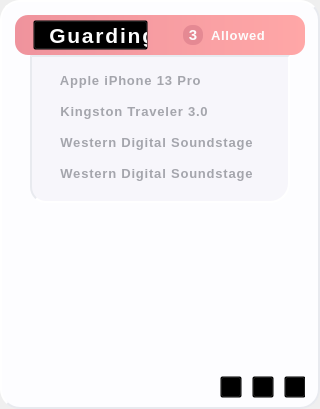
<?xml version="1.0" encoding="UTF-8"?>
<ui version="4.0">
 <author>Lennart Haack</author>
 <class>MainWindow</class>
 <widget class="QMainWindow" name="MainWindow">
  <property name="geometry">
   <rect>
    <x>0</x>
    <y>0</y>
    <width>320</width>
    <height>409</height>
   </rect>
  </property>
  <property name="minimumSize">
   <size>
    <width>320</width>
    <height>0</height>
   </size>
  </property>
  <property name="maximumSize">
   <size>
    <width>320</width>
    <height>800</height>
   </size>
  </property>
  <property name="windowTitle">
   <string>MainWindow</string>
  </property>
  <property name="styleSheet">
   <string notr="true">/* ########## Hide all frame borders ########## */
QFrame{
        border: 0px;
        border-style: none;
}

#centralwidget{
		background-color: rgb(253, 253, 255);
         border-radius: 20px;
		border-width: 1.5px;
		border-color: rgb(232, 234, 239);
		border-style: outset;
}

/*
#usb_button{
         background: qlineargradient(spread:pad, x1:0, y1:0, x2:1, y2:0, stop:0 rgb(239, 147, 157), stop:1 rgb(255, 167, 167));
         border-radius: 13px;
}

#usb_button:hover{
    background: qlineargradient(spread:pad, x1:0, y1:0, x2:1, y2:0, stop:0 rgb(255, 167, 177), stop:1 rgb(255, 187, 187));
}
*/


#usb_left QPushButton{
		background-color: transparent;
		color: rgb(252, 252, 252);
		text-align:left;
		letter-spacing: 1.8px;
		font-weight: 700;
}


#usb_allowed{
		background-color: transparent;
		color: rgb(252, 252, 252);
		text-align:left;
		letter-spacing: 0.7px;
		font-weight: 600;
         border: none;
}

#usb_allowed:pressed{
		color: rgb(232, 232, 232);
}


/*
#usb_count{
    background-color: rgb(239, 147, 157);
    color: rgb(252, 252, 252);
    font-weight: 600;
    text-align:center;
    border-radius: 9.4px;
}
*/


#usb_dropdown{
		background-color: rgb(247, 246, 251);
		border-bottom-left-radius: 16px;
		border-bottom-right-radius: 20px;
		border-color: rgb(232, 234, 239);
		border-width: 1.5px;
		border-style: inset;
}

#usb_dropdown QPushButton{
		background-color: transparent;
		color: rgb(164, 165, 172);
		letter-spacing: 0.8px;
		font-weight: 700;
         border: none;
         text-align: left;
         max-width: 212px; 
         white-space: nowrap;
}

#usb_dropdown QPushButton:hover{
		color: rgb(118, 118, 118);
}

#usb_dropdown QPushButton:checked{
		color: rgb(68, 68, 68);
}

#usb_dropdown QPushButton:checked:hover{
		color: rgb(0, 0, 0);
}


#ctrl_frame QPushButton{
		background-color: transparent;
}
</string>
  </property>
  <widget class="QWidget" name="centralwidget">
   <layout class="QVBoxLayout" name="verticalLayout_2">
    <item>
     <widget class="QWidget" name="widget" native="true">
      <property name="sizePolicy">
       <sizepolicy hsizetype="Preferred" vsizetype="Preferred">
        <horstretch>0</horstretch>
        <verstretch>0</verstretch>
       </sizepolicy>
      </property>
      <layout class="QVBoxLayout" name="verticalLayout_3">
       <property name="leftMargin">
        <number>6</number>
       </property>
       <property name="topMargin">
        <number>6</number>
       </property>
       <property name="rightMargin">
        <number>6</number>
       </property>
       <property name="bottomMargin">
        <number>2</number>
       </property>
       <item>
        <widget class="QFrame" name="usb">
         <property name="minimumSize">
          <size>
           <width>0</width>
           <height>0</height>
          </size>
         </property>
         <property name="font">
          <font>
           <italic>false</italic>
           <bold>true</bold>
          </font>
         </property>
         <property name="frameShape">
          <enum>QFrame::StyledPanel</enum>
         </property>
         <property name="frameShadow">
          <enum>QFrame::Raised</enum>
         </property>
         <layout class="QGridLayout" name="gridLayout">
          <property name="leftMargin">
           <number>0</number>
          </property>
          <property name="topMargin">
           <number>0</number>
          </property>
          <property name="rightMargin">
           <number>0</number>
          </property>
          <property name="bottomMargin">
           <number>0</number>
          </property>
          <property name="verticalSpacing">
           <number>0</number>
          </property>
          <item row="0" column="0">
           <widget class="QWidget" name="usb_button" native="true">
            <property name="minimumSize">
             <size>
              <width>283</width>
              <height>40</height>
             </size>
            </property>
            <property name="maximumSize">
             <size>
              <width>16777215</width>
              <height>40</height>
             </size>
            </property>
            <property name="styleSheet">
             <string notr="true">#usb_button{
         background: qlineargradient(spread:pad, x1:0, y1:0, x2:1, y2:0, stop:0 rgb(239, 147, 157), stop:1 rgb(255, 167, 167));
         border-radius: 13px;
}

#usb_button:hover{
    background: qlineargradient(spread:pad, x1:0, y1:0, x2:1, y2:0, stop:0 rgb(255, 167, 177), stop:1 rgb(255, 187, 187));
}</string>
            </property>
            <layout class="QHBoxLayout" name="horizontalLayout_3">
             <property name="spacing">
              <number>0</number>
             </property>
             <property name="leftMargin">
              <number>0</number>
             </property>
             <property name="topMargin">
              <number>0</number>
             </property>
             <property name="rightMargin">
              <number>0</number>
             </property>
             <property name="bottomMargin">
              <number>0</number>
             </property>
             <item>
              <widget class="QFrame" name="usb_left">
               <property name="minimumSize">
                <size>
                 <width>121</width>
                 <height>0</height>
                </size>
               </property>
               <property name="frameShape">
                <enum>QFrame::StyledPanel</enum>
               </property>
               <property name="frameShadow">
                <enum>QFrame::Raised</enum>
               </property>
               <layout class="QHBoxLayout" name="horizontalLayout">
                <property name="leftMargin">
                 <number>18</number>
                </property>
                <property name="topMargin">
                 <number>0</number>
                </property>
                <property name="rightMargin">
                 <number>0</number>
                </property>
                <property name="bottomMargin">
                 <number>0</number>
                </property>
                <item alignment="Qt::AlignLeft">
                 <widget class="QPushButton" name="usb_state">
                  <property name="maximumSize">
                   <size>
                    <width>115</width>
                    <height>30</height>
                   </size>
                  </property>
                  <property name="font">
                   <font>
                    <pointsize>16</pointsize>
                    <bold>true</bold>
                   </font>
                  </property>
                  <property name="cursor">
                   <cursorShape>PointingHandCursor</cursorShape>
                  </property>
                  <property name="text">
                   <string>  Guarding</string>
                  </property>
                  <property name="icon">
                   <iconset resource="../assets/resources.qrc">
                    <normaloff>:/icns/cable.connector.white.svg</normaloff>:/icns/cable.connector.white.svg</iconset>
                  </property>
                  <property name="iconSize">
                   <size>
                    <width>24</width>
                    <height>24</height>
                   </size>
                  </property>
                  <property name="checkable">
                   <bool>true</bool>
                  </property>
                  <property name="checked">
                   <bool>true</bool>
                  </property>
                 </widget>
                </item>
               </layout>
              </widget>
             </item>
             <item>
              <widget class="QFrame" name="usb_right">
               <property name="sizePolicy">
                <sizepolicy hsizetype="Preferred" vsizetype="Preferred">
                 <horstretch>0</horstretch>
                 <verstretch>0</verstretch>
                </sizepolicy>
               </property>
               <property name="layoutDirection">
                <enum>Qt::LeftToRight</enum>
               </property>
               <property name="frameShape">
                <enum>QFrame::StyledPanel</enum>
               </property>
               <property name="frameShadow">
                <enum>QFrame::Raised</enum>
               </property>
               <layout class="QHBoxLayout" name="horizontalLayout_2">
                <property name="spacing">
                 <number>0</number>
                </property>
                <property name="leftMargin">
                 <number>15</number>
                </property>
                <property name="topMargin">
                 <number>0</number>
                </property>
                <property name="rightMargin">
                 <number>20</number>
                </property>
                <property name="bottomMargin">
                 <number>0</number>
                </property>
                <item>
                 <widget class="QPushButton" name="usb_count">
                  <property name="sizePolicy">
                   <sizepolicy hsizetype="Minimum" vsizetype="Fixed">
                    <horstretch>0</horstretch>
                    <verstretch>0</verstretch>
                   </sizepolicy>
                  </property>
                  <property name="minimumSize">
                   <size>
                    <width>20</width>
                    <height>20</height>
                   </size>
                  </property>
                  <property name="maximumSize">
                   <size>
                    <width>20</width>
                    <height>20</height>
                   </size>
                  </property>
                  <property name="font">
                   <font>
                    <pointsize>11</pointsize>
                    <bold>true</bold>
                   </font>
                  </property>
                  <property name="layoutDirection">
                   <enum>Qt::RightToLeft</enum>
                  </property>
                  <property name="styleSheet">
                   <string notr="true">#usb_count{
    background-color: rgb(229, 137, 147);
    color: rgb(252, 252, 252);
    font-weight: 600;
    text-align:center;
    border-radius: 9.4px;
}
</string>
                  </property>
                  <property name="text">
                   <string>3</string>
                  </property>
                  <property name="checkable">
                   <bool>false</bool>
                  </property>
                 </widget>
                </item>
                <item>
                 <widget class="QPushButton" name="usb_allowed">
                  <property name="enabled">
                   <bool>true</bool>
                  </property>
                  <property name="sizePolicy">
                   <sizepolicy hsizetype="Minimum" vsizetype="Fixed">
                    <horstretch>0</horstretch>
                    <verstretch>0</verstretch>
                   </sizepolicy>
                  </property>
                  <property name="minimumSize">
                   <size>
                    <width>64</width>
                    <height>15</height>
                   </size>
                  </property>
                  <property name="maximumSize">
                   <size>
                    <width>64</width>
                    <height>30</height>
                   </size>
                  </property>
                  <property name="font">
                   <font>
                    <pointsize>10</pointsize>
                    <bold>true</bold>
                   </font>
                  </property>
                  <property name="cursor">
                   <cursorShape>PointingHandCursor</cursorShape>
                  </property>
                  <property name="layoutDirection">
                   <enum>Qt::RightToLeft</enum>
                  </property>
                  <property name="text">
                   <string>Allowed</string>
                  </property>
                  <property name="icon">
                   <iconset resource="../assets/resources.qrc">
                    <normaloff>:/icns/chevron.down.white.svg</normaloff>
                    <normalon>:/icns/chevron.up.white.svg</normalon>
                    <disabledoff>:/icns/chevron.down.white.svg</disabledoff>
                    <disabledon>:/icns/chevron.up.white.svg</disabledon>:/icns/chevron.down.white.svg</iconset>
                  </property>
                  <property name="iconSize">
                   <size>
                    <width>12</width>
                    <height>12</height>
                   </size>
                  </property>
                  <property name="checkable">
                   <bool>true</bool>
                  </property>
                  <property name="checked">
                   <bool>true</bool>
                  </property>
                 </widget>
                </item>
               </layout>
              </widget>
             </item>
            </layout>
           </widget>
          </item>
          <item row="1" column="0" alignment="Qt::AlignHCenter|Qt::AlignTop">
           <widget class="QFrame" name="usb_dropdown">
            <property name="sizePolicy">
             <sizepolicy hsizetype="Maximum" vsizetype="Preferred">
              <horstretch>0</horstretch>
              <verstretch>0</verstretch>
             </sizepolicy>
            </property>
            <property name="minimumSize">
             <size>
              <width>260</width>
              <height>0</height>
             </size>
            </property>
            <property name="maximumSize">
             <size>
              <width>260</width>
              <height>16777215</height>
             </size>
            </property>
            <property name="frameShape">
             <enum>QFrame::StyledPanel</enum>
            </property>
            <property name="frameShadow">
             <enum>QFrame::Raised</enum>
            </property>
            <layout class="QVBoxLayout" name="verticalLayout">
             <property name="spacing">
              <number>4</number>
             </property>
             <property name="leftMargin">
              <number>24</number>
             </property>
             <property name="topMargin">
              <number>10</number>
             </property>
             <property name="rightMargin">
              <number>24</number>
             </property>
             <property name="bottomMargin">
              <number>14</number>
             </property>
             <item>
              <widget class="QPushButton" name="pushButton">
               <property name="sizePolicy">
                <sizepolicy hsizetype="Minimum" vsizetype="Fixed">
                 <horstretch>0</horstretch>
                 <verstretch>0</verstretch>
                </sizepolicy>
               </property>
               <property name="minimumSize">
                <size>
                 <width>0</width>
                 <height>27</height>
                </size>
               </property>
               <property name="maximumSize">
                <size>
                 <width>212</width>
                 <height>27</height>
                </size>
               </property>
               <property name="font">
                <font>
                 <pointsize>10</pointsize>
                 <bold>true</bold>
                </font>
               </property>
               <property name="cursor">
                <cursorShape>PointingHandCursor</cursorShape>
               </property>
               <property name="text">
                <string> Apple iPhone 13 Pro</string>
               </property>
               <property name="icon">
                <iconset resource="../assets/resources.qrc">
                 <normaloff>:/icns/circle.fill.gray.svg</normaloff>
                 <normalon>:/icns/circle.fill.svg</normalon>:/icns/circle.fill.gray.svg</iconset>
               </property>
               <property name="iconSize">
                <size>
                 <width>9</width>
                 <height>9</height>
                </size>
               </property>
               <property name="checkable">
                <bool>true</bool>
               </property>
              </widget>
             </item>
             <item>
              <widget class="QPushButton" name="pushButton_3">
               <property name="minimumSize">
                <size>
                 <width>0</width>
                 <height>27</height>
                </size>
               </property>
               <property name="maximumSize">
                <size>
                 <width>212</width>
                 <height>27</height>
                </size>
               </property>
               <property name="font">
                <font>
                 <pointsize>10</pointsize>
                 <bold>true</bold>
                </font>
               </property>
               <property name="cursor">
                <cursorShape>PointingHandCursor</cursorShape>
               </property>
               <property name="text">
                <string> Kingston Traveler 3.0</string>
               </property>
               <property name="icon">
                <iconset resource="../assets/resources.qrc">
                 <normaloff>:/icns/circle.fill.gray.svg</normaloff>
                 <normalon>:/icns/circle.fill.svg</normalon>:/icns/circle.fill.gray.svg</iconset>
               </property>
               <property name="iconSize">
                <size>
                 <width>9</width>
                 <height>9</height>
                </size>
               </property>
               <property name="checkable">
                <bool>true</bool>
               </property>
              </widget>
             </item>
             <item>
              <widget class="QPushButton" name="pushButton_2">
               <property name="sizePolicy">
                <sizepolicy hsizetype="Maximum" vsizetype="Fixed">
                 <horstretch>0</horstretch>
                 <verstretch>0</verstretch>
                </sizepolicy>
               </property>
               <property name="minimumSize">
                <size>
                 <width>0</width>
                 <height>27</height>
                </size>
               </property>
               <property name="maximumSize">
                <size>
                 <width>212</width>
                 <height>27</height>
                </size>
               </property>
               <property name="font">
                <font>
                 <pointsize>10</pointsize>
                 <bold>true</bold>
                </font>
               </property>
               <property name="cursor">
                <cursorShape>PointingHandCursor</cursorShape>
               </property>
               <property name="text">
                <string> Western Digital Soundstage</string>
               </property>
               <property name="icon">
                <iconset resource="../assets/resources.qrc">
                 <normaloff>:/icns/circle.fill.gray.svg</normaloff>
                 <normalon>:/icns/circle.fill.svg</normalon>:/icns/circle.fill.gray.svg</iconset>
               </property>
               <property name="iconSize">
                <size>
                 <width>9</width>
                 <height>9</height>
                </size>
               </property>
               <property name="checkable">
                <bool>true</bool>
               </property>
              </widget>
             </item>
             <item>
              <widget class="QPushButton" name="pushButton_4">
               <property name="sizePolicy">
                <sizepolicy hsizetype="Maximum" vsizetype="Fixed">
                 <horstretch>0</horstretch>
                 <verstretch>0</verstretch>
                </sizepolicy>
               </property>
               <property name="minimumSize">
                <size>
                 <width>0</width>
                 <height>27</height>
                </size>
               </property>
               <property name="maximumSize">
                <size>
                 <width>212</width>
                 <height>27</height>
                </size>
               </property>
               <property name="font">
                <font>
                 <pointsize>10</pointsize>
                 <bold>true</bold>
                </font>
               </property>
               <property name="cursor">
                <cursorShape>PointingHandCursor</cursorShape>
               </property>
               <property name="text">
                <string> Western Digital Soundstage</string>
               </property>
               <property name="icon">
                <iconset resource="../assets/resources.qrc">
                 <normaloff>:/icns/circle.fill.gray.svg</normaloff>
                 <normalon>:/icns/circle.fill.svg</normalon>:/icns/circle.fill.gray.svg</iconset>
               </property>
               <property name="iconSize">
                <size>
                 <width>9</width>
                 <height>9</height>
                </size>
               </property>
               <property name="checkable">
                <bool>true</bool>
               </property>
              </widget>
             </item>
            </layout>
           </widget>
          </item>
         </layout>
        </widget>
       </item>
       <item alignment="Qt::AlignBottom">
        <widget class="QFrame" name="supp">
         <property name="minimumSize">
          <size>
           <width>0</width>
           <height>30</height>
          </size>
         </property>
         <property name="maximumSize">
          <size>
           <width>16777215</width>
           <height>30</height>
          </size>
         </property>
         <property name="frameShape">
          <enum>QFrame::StyledPanel</enum>
         </property>
         <property name="frameShadow">
          <enum>QFrame::Raised</enum>
         </property>
         <layout class="QHBoxLayout" name="horizontalLayout_4">
          <property name="leftMargin">
           <number>0</number>
          </property>
          <property name="topMargin">
           <number>0</number>
          </property>
          <property name="rightMargin">
           <number>0</number>
          </property>
          <property name="bottomMargin">
           <number>0</number>
          </property>
          <item alignment="Qt::AlignLeft">
           <widget class="QFrame" name="logo_frame">
            <property name="minimumSize">
             <size>
              <width>0</width>
              <height>0</height>
             </size>
            </property>
            <property name="maximumSize">
             <size>
              <width>16777215</width>
              <height>16777215</height>
             </size>
            </property>
            <property name="frameShape">
             <enum>QFrame::StyledPanel</enum>
            </property>
            <property name="frameShadow">
             <enum>QFrame::Raised</enum>
            </property>
            <layout class="QHBoxLayout" name="horizontalLayout_5">
             <property name="leftMargin">
              <number>0</number>
             </property>
             <property name="topMargin">
              <number>0</number>
             </property>
             <property name="rightMargin">
              <number>0</number>
             </property>
             <property name="bottomMargin">
              <number>0</number>
             </property>
             <item alignment="Qt::AlignLeft|Qt::AlignBottom">
              <widget class="QLabel" name="logo">
               <property name="minimumSize">
                <size>
                 <width>84</width>
                 <height>20</height>
                </size>
               </property>
               <property name="maximumSize">
                <size>
                 <width>84</width>
                 <height>20</height>
                </size>
               </property>
               <property name="text">
                <string/>
               </property>
               <property name="pixmap">
                <pixmap resource="../assets/resources.qrc">:/icns/swiftGuard-text-light.png</pixmap>
               </property>
               <property name="scaledContents">
                <bool>true</bool>
               </property>
              </widget>
             </item>
            </layout>
           </widget>
          </item>
          <item alignment="Qt::AlignRight|Qt::AlignBottom">
           <widget class="QFrame" name="ctrl_frame">
            <property name="minimumSize">
             <size>
              <width>85</width>
              <height>0</height>
             </size>
            </property>
            <property name="maximumSize">
             <size>
              <width>85</width>
              <height>16777215</height>
             </size>
            </property>
            <property name="frameShape">
             <enum>QFrame::StyledPanel</enum>
            </property>
            <property name="frameShadow">
             <enum>QFrame::Raised</enum>
            </property>
            <layout class="QHBoxLayout" name="horizontalLayout_6">
             <property name="spacing">
              <number>11</number>
             </property>
             <property name="leftMargin">
              <number>0</number>
             </property>
             <property name="topMargin">
              <number>0</number>
             </property>
             <property name="rightMargin">
              <number>0</number>
             </property>
             <property name="bottomMargin">
              <number>0</number>
             </property>
             <item>
              <widget class="QPushButton" name="settings_button">
               <property name="minimumSize">
                <size>
                 <width>22</width>
                 <height>22</height>
                </size>
               </property>
               <property name="maximumSize">
                <size>
                 <width>22</width>
                 <height>22</height>
                </size>
               </property>
               <property name="cursor">
                <cursorShape>PointingHandCursor</cursorShape>
               </property>
               <property name="text">
                <string/>
               </property>
               <property name="icon">
                <iconset resource="../assets/resources.qrc">
                 <normaloff>:/icns/gear.svg</normaloff>:/icns/gear.svg</iconset>
               </property>
               <property name="iconSize">
                <size>
                 <width>16</width>
                 <height>16</height>
                </size>
               </property>
              </widget>
             </item>
             <item>
              <widget class="QPushButton" name="help_button">
               <property name="minimumSize">
                <size>
                 <width>22</width>
                 <height>22</height>
                </size>
               </property>
               <property name="maximumSize">
                <size>
                 <width>22</width>
                 <height>22</height>
                </size>
               </property>
               <property name="cursor">
                <cursorShape>PointingHandCursor</cursorShape>
               </property>
               <property name="text">
                <string/>
               </property>
               <property name="icon">
                <iconset resource="../assets/resources.qrc">
                 <normaloff>:/icns/questionmark.svg</normaloff>:/icns/questionmark.svg</iconset>
               </property>
               <property name="iconSize">
                <size>
                 <width>14</width>
                 <height>14</height>
                </size>
               </property>
              </widget>
             </item>
             <item>
              <widget class="QPushButton" name="exit_button">
               <property name="minimumSize">
                <size>
                 <width>22</width>
                 <height>22</height>
                </size>
               </property>
               <property name="maximumSize">
                <size>
                 <width>22</width>
                 <height>22</height>
                </size>
               </property>
               <property name="cursor">
                <cursorShape>PointingHandCursor</cursorShape>
               </property>
               <property name="text">
                <string/>
               </property>
               <property name="icon">
                <iconset resource="../assets/resources.qrc">
                 <normaloff>:/icns/xmark.svg</normaloff>:/icns/xmark.svg</iconset>
               </property>
               <property name="iconSize">
                <size>
                 <width>14</width>
                 <height>14</height>
                </size>
               </property>
              </widget>
             </item>
            </layout>
           </widget>
          </item>
         </layout>
        </widget>
       </item>
      </layout>
     </widget>
    </item>
   </layout>
  </widget>
 </widget>
 <resources>
  <include location="../assets/resources.qrc"/>
 </resources>
 <connections/>
</ui>
